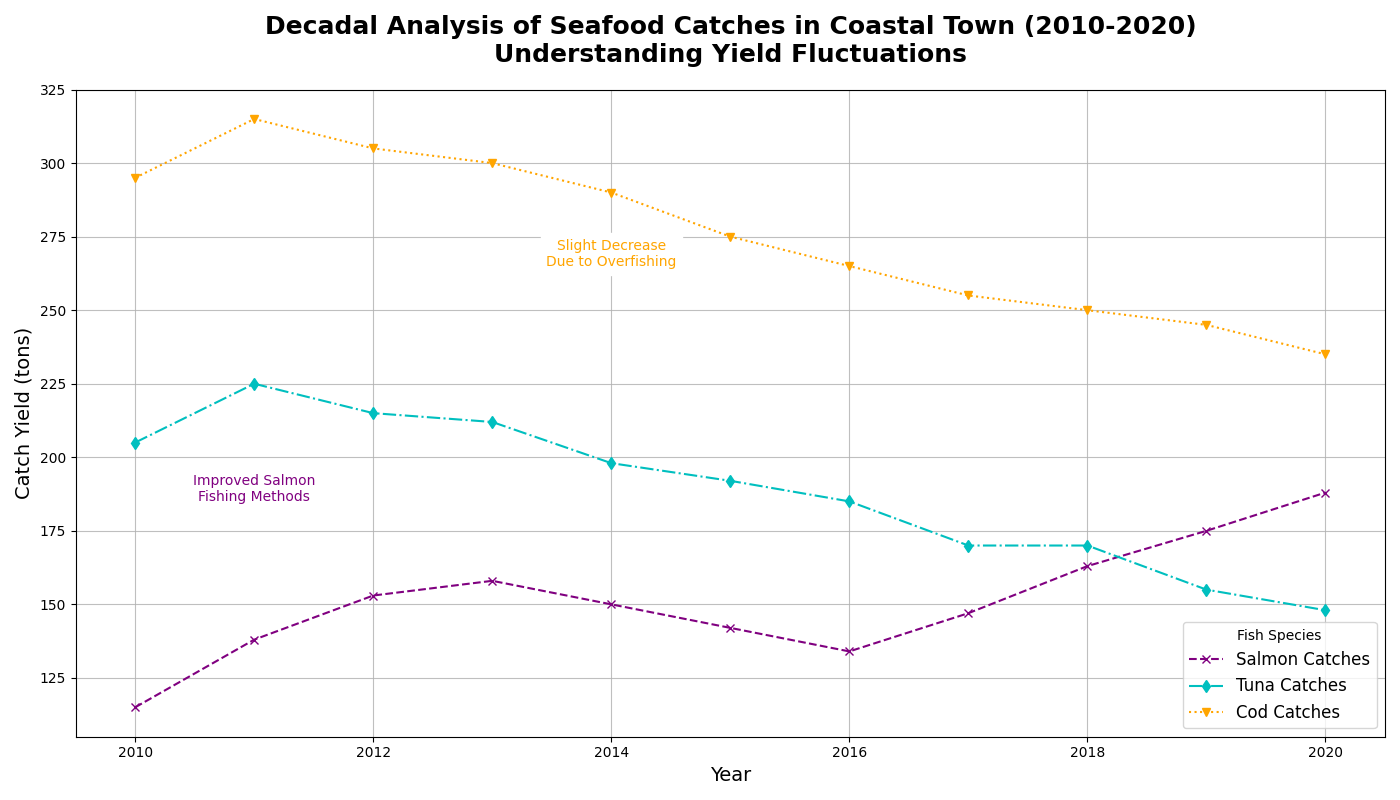

The Python source for this figure:
import matplotlib.pyplot as plt
import numpy as np

years = np.arange(2010, 2021)
salmon_catches = [115, 138, 153, 158, 150, 142, 134, 147, 163, 175, 188]
tuna_catches = [205, 225, 215, 212, 198, 192, 185, 170, 170, 155, 148]
cod_catches = [295, 315, 305, 300, 290, 275, 265, 255, 250, 245, 235]

fig, ax1 = plt.subplots(figsize=(14, 8))

# Altered stylistic elements
ax1.plot(years, salmon_catches, marker='x', linestyle='--', linewidth=1.5, color='purple', label='Salmon Catches')
ax1.plot(years, tuna_catches, marker='d', linestyle='-.', linewidth=1.5, color='c', label='Tuna Catches')
ax1.plot(years, cod_catches, marker='v', linestyle=':', linewidth=1.5, color='orange', label='Cod Catches')

ax1.set_title("Decadal Analysis of Seafood Catches in Coastal Town (2010-2020)\nUnderstanding Yield Fluctuations", fontsize=18, fontweight='bold', pad=20)
ax1.set_xlabel("Year", fontsize=14)
ax1.set_ylabel("Catch Yield (tons)", fontsize=14)

# Modified grid appearance
ax1.grid(True, linestyle='-', alpha=0.8)

# Altered legend style and location
ax1.legend(title='Fish Species', fontsize=12, loc='lower right')

# Annotated text removed for decluttering
ax1.text(2011, 185, 'Improved Salmon\nFishing Methods', fontsize=10, ha='center', color='purple', backgroundcolor='white')
ax1.text(2014, 265, 'Slight Decrease\nDue to Overfishing', fontsize=10, ha='center', color='orange', backgroundcolor='white')

plt.tight_layout()

plt.show()
